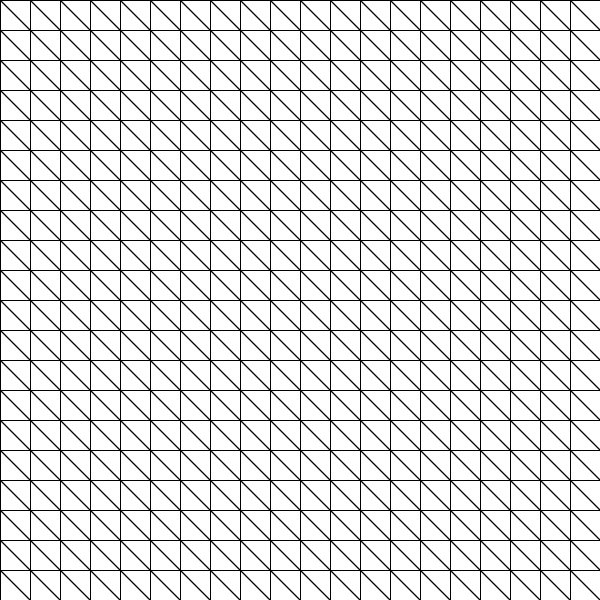
Frame 1 (no input)
Frame 60 (the mouse pressed at the canvas centre just before this capture): identical to frame 1, image omitted
Frame 120 (the mouse held since frame 60 and released just before this capture): identical to frame 1, image omitted

The Processing sketch that drew this single still picture (run headless with seeded random() and noise(); from frame 60 on, the mouse is pressed at the canvas centre):

// Processing sketch: tri_mesh
// ── tri_mesh.pde
int cols = 20;
int rows = 20;
float cellW, cellH;

void setup() {
  size(600, 600);
  
  cellW = width / (float)cols;
  cellH = height / (float)rows;
}

void draw() {
  background(255);
  stroke(0);
  noFill();

  for (int y = 0; y < rows; y++) {
    for (int x = 0; x < cols; x++) {

      float x0 = x * cellW;
      float y0 = y * cellH;
      float x1 = (x + 1) * cellW;
      float y1 = (y + 1) * cellH;

      // 1つ目の三角形
      beginShape(TRIANGLES);
      vertex(x0, y0);
      vertex(x1, y0);
      vertex(x1, y1);

      // 2つ目の三角形
      vertex(x0, y0);
      vertex(x1, y1);
      vertex(x0, y1);
      endShape();
    }
  }
}
